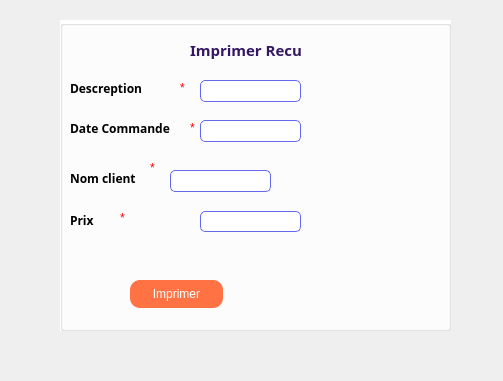
<?xml version="1.0" encoding="UTF-8"?>
<ui version="4.0">
 <class>imprimer_recu</class>
 <widget class="QDialog" name="imprimer_recu">
  <property name="geometry">
   <rect>
    <x>0</x>
    <y>0</y>
    <width>503</width>
    <height>381</height>
   </rect>
  </property>
  <property name="windowTitle">
   <string>Dialog</string>
  </property>
  <property name="styleSheet">
   <string notr="true">#imprimer_recu{

background-image:url(D:/bg);

}
QTabBar::tab {
  background: #6568F3;
  color: white;
  padding: 10px 12px;
border-radius:0px;
}

QTabBar::tab:selected {
    color: white;
   background-color:#FF7244;

}
QTabBar::tab:hover {
  background: #FF7244;
 }


QTabWidget::pane {
  top:0px; 
  background: rgb(245, 245, 245);
border-radius:10px;
} </string>
  </property>
  <widget class="QGroupBox" name="groupBox">
   <property name="geometry">
    <rect>
     <x>60</x>
     <y>20</y>
     <width>391</width>
     <height>311</height>
    </rect>
   </property>
   <property name="styleSheet">
    <string notr="true">#groupBox{
background-color:white;
}</string>
   </property>
   <property name="title">
    <string/>
   </property>
   <widget class="QLineEdit" name="descreption">
    <property name="geometry">
     <rect>
      <x>140</x>
      <y>60</y>
      <width>101</width>
      <height>22</height>
     </rect>
    </property>
    <property name="styleSheet">
     <string notr="true">#descreption {
border:1px solid #6568f3;
padding-left:7px;
border-radius:5px;
}</string>
    </property>
   </widget>
   <widget class="QLabel" name="label">
    <property name="geometry">
     <rect>
      <x>10</x>
      <y>60</y>
      <width>111</width>
      <height>16</height>
     </rect>
    </property>
    <property name="font">
     <font>
      <family>Montserrat ExtraBold</family>
      <weight>75</weight>
      <bold>true</bold>
     </font>
    </property>
    <property name="mouseTracking">
     <bool>true</bool>
    </property>
    <property name="text">
     <string>Descreption</string>
    </property>
   </widget>
   <widget class="QLabel" name="label_2">
    <property name="geometry">
     <rect>
      <x>10</x>
      <y>100</y>
      <width>121</width>
      <height>16</height>
     </rect>
    </property>
    <property name="font">
     <font>
      <family>Montserrat ExtraBold</family>
      <weight>75</weight>
      <bold>true</bold>
     </font>
    </property>
    <property name="text">
     <string>Date Commande</string>
    </property>
   </widget>
   <widget class="QLabel" name="label_6">
    <property name="geometry">
     <rect>
      <x>130</x>
      <y>20</y>
      <width>251</width>
      <height>20</height>
     </rect>
    </property>
    <property name="font">
     <font>
      <family>Montserrat ExtraBold</family>
      <pointsize>-1</pointsize>
      <weight>75</weight>
      <bold>true</bold>
     </font>
    </property>
    <property name="styleSheet">
     <string notr="true">color:#341763;
font-size:15px;</string>
    </property>
    <property name="text">
     <string>Imprimer Recu</string>
    </property>
   </widget>
   <widget class="QLabel" name="label_7">
    <property name="geometry">
     <rect>
      <x>120</x>
      <y>60</y>
      <width>56</width>
      <height>16</height>
     </rect>
    </property>
    <property name="styleSheet">
     <string notr="true">color:red;</string>
    </property>
    <property name="text">
     <string>*</string>
    </property>
   </widget>
   <widget class="QLabel" name="label_9">
    <property name="geometry">
     <rect>
      <x>130</x>
      <y>100</y>
      <width>56</width>
      <height>16</height>
     </rect>
    </property>
    <property name="styleSheet">
     <string notr="true">color:red;</string>
    </property>
    <property name="text">
     <string>*</string>
    </property>
   </widget>
   <widget class="QLabel" name="label_11">
    <property name="geometry">
     <rect>
      <x>90</x>
      <y>140</y>
      <width>56</width>
      <height>16</height>
     </rect>
    </property>
    <property name="styleSheet">
     <string notr="true">color:red;</string>
    </property>
    <property name="text">
     <string>*</string>
    </property>
   </widget>
   <widget class="QLabel" name="label_8">
    <property name="geometry">
     <rect>
      <x>10</x>
      <y>190</y>
      <width>141</width>
      <height>20</height>
     </rect>
    </property>
    <property name="font">
     <font>
      <family>Montserrat ExtraBold</family>
      <weight>75</weight>
      <bold>true</bold>
     </font>
    </property>
    <property name="text">
     <string>Prix</string>
    </property>
   </widget>
   <widget class="QLineEdit" name="prix">
    <property name="geometry">
     <rect>
      <x>140</x>
      <y>191</y>
      <width>101</width>
      <height>21</height>
     </rect>
    </property>
    <property name="styleSheet">
     <string notr="true">border:1px solid #6568f3;
padding-left:7px;
border-radius:5px;</string>
    </property>
   </widget>
   <widget class="QLabel" name="label_12">
    <property name="geometry">
     <rect>
      <x>60</x>
      <y>190</y>
      <width>56</width>
      <height>16</height>
     </rect>
    </property>
    <property name="styleSheet">
     <string notr="true">color:red;</string>
    </property>
    <property name="text">
     <string>*</string>
    </property>
   </widget>
   <widget class="QPushButton" name="valider">
    <property name="geometry">
     <rect>
      <x>70</x>
      <y>260</y>
      <width>93</width>
      <height>28</height>
     </rect>
    </property>
    <property name="styleSheet">
     <string notr="true">#valider{
color:white;
background-color:#FF7244;
border-radius:10px;

}

#valider:hover{
background-color:#6568F3;
border-radius:10px;

}
</string>
    </property>
    <property name="text">
     <string>Imprimer</string>
    </property>
   </widget>
   <widget class="QLineEdit" name="nomclient">
    <property name="geometry">
     <rect>
      <x>110</x>
      <y>150</y>
      <width>101</width>
      <height>22</height>
     </rect>
    </property>
    <property name="styleSheet">
     <string notr="true">border:1px solid #6568f3;
padding-left:7px;
border-radius:5px;</string>
    </property>
   </widget>
   <widget class="QLabel" name="label_3">
    <property name="geometry">
     <rect>
      <x>10</x>
      <y>150</y>
      <width>111</width>
      <height>16</height>
     </rect>
    </property>
    <property name="font">
     <font>
      <family>Montserrat ExtraBold</family>
      <weight>75</weight>
      <bold>true</bold>
     </font>
    </property>
    <property name="mouseTracking">
     <bool>true</bool>
    </property>
    <property name="text">
     <string>Nom client</string>
    </property>
   </widget>
   <widget class="QLineEdit" name="date">
    <property name="geometry">
     <rect>
      <x>140</x>
      <y>100</y>
      <width>101</width>
      <height>22</height>
     </rect>
    </property>
    <property name="styleSheet">
     <string notr="true">border:1px solid #6568f3;
padding-left:7px;
border-radius:5px;</string>
    </property>
   </widget>
  </widget>
 </widget>
 <resources/>
 <connections/>
</ui>
